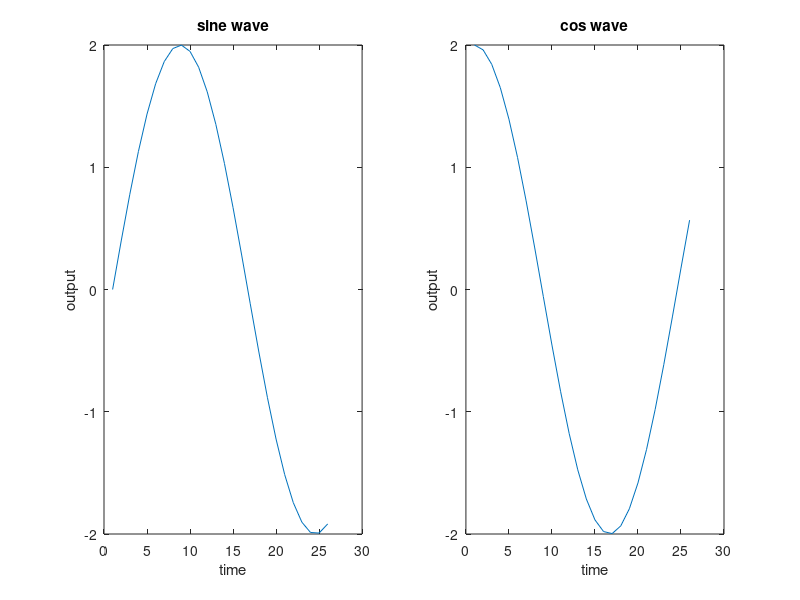

Source code (MATLAB):
%======== subplots ========%

t = 0:0.2:5

s = 2*sin(t)
c = 2*cos(t)

subplot(1,2,1)  ,plot(s)
title('sine wave')
xlabel('time')
ylabel('output')

subplot(1,2,2)  ,plot(c)
title('cos wave')
xlabel('time')
ylabel('output')

